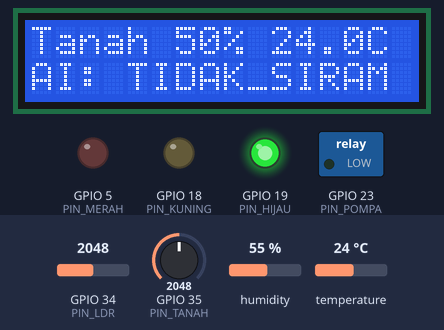
A sketch run on a simulated ESP32. Parts: 16×2 character LCD, switched loads named in the sketch (green lamp = pin HIGH), output pins drawn as LEDs (lit = HIGH). Inputs (shaded band) come from the test bench; at power-on: humidity 55 %, GPIO 35 (PIN_TANAH) = 2048, GPIO 34 (PIN_LDR) = 2048, temperature 24 °C. WiFi joins after 1.5 s; servers stay silent unless stated; random numbers use the default seed unless the sketch sets one; no MQTT or app messages arrive unless stated; what the sketch prints to the serial monitor is not drawn.

Above: at 1.2 s.
1.3 s: humidity set to 41 %
5.3 s: humidity set to 38 %
At 9.3 s:
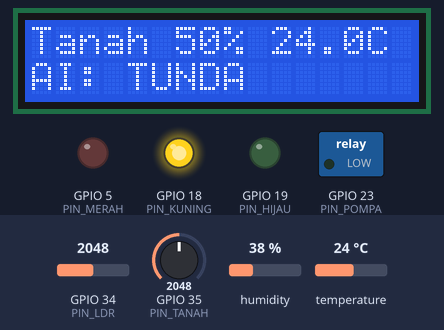
9.6 s: GPIO 35 (PIN_TANAH) set to 1970
At 10.6 s:
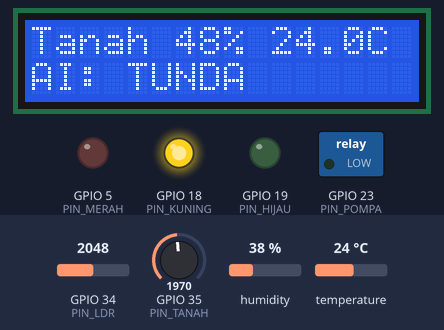
12.3 s: GPIO 35 (PIN_TANAH) set to 1835
At 14.9 s:
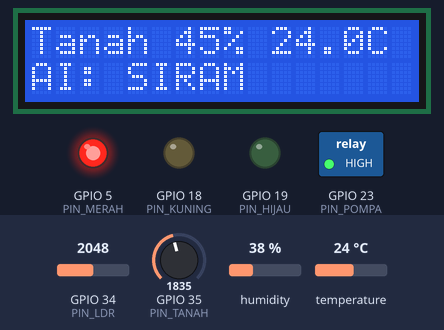
15.6 s: GPIO 34 (PIN_LDR) set to 3072
18.3 s: GPIO 34 (PIN_LDR) set to 3164
At 20.9 s:
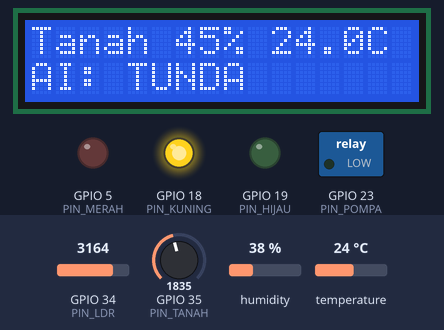
Timing chart, 0 to 22.4 s (numbered marks = the images above; inputs shaded):
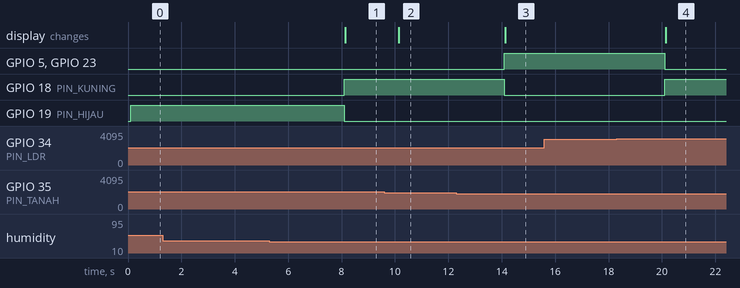

Measured:
- the behaviour switches between 40 and 39 % on humidity (found by bisection; images 0 and 1)
- the behaviour switches between 1906 and 1905 on GPIO 35 (PIN_TANAH) (found by bisection; images 2 and 3)
- the behaviour switches between 3100 and 3101 on GPIO 34 (PIN_LDR) (found by bisection; images 3 and 4)
- after the input at 1.3 s, every drawn part: stays the same
- after the input at 5.3 s, GPIO 18 (PIN_KUNING): LOW → HIGH after 2.8 s; GPIO 19 (PIN_HIJAU): HIGH → LOW after 2.8 s; the display: changes after 2.8 s (image 1)
- after the input at 9.6 s, the display: changes after 0.53 s (image 2)
- after the input at 12.3 s, GPIO 5 (PIN_MERAH), GPIO 23 (PIN_POMPA): LOW → HIGH after 1.8 s; GPIO 18 (PIN_KUNING): HIGH → LOW after 1.8 s; the display: changes after 1.8 s (image 3)
- after the input at 15.6 s, every drawn part: stays the same
- after the input at 18.3 s, GPIO 5 (PIN_MERAH), GPIO 23 (PIN_POMPA): HIGH → LOW after 1.8 s; GPIO 18 (PIN_KUNING): LOW → HIGH after 1.8 s; the display: changes after 1.8 s (image 4)

The sketch:

firmware.ino
```cpp
// Irigasi Cerdas AIoT
// Sensor (tanah, DHT22, LDR) -> ESP32 -> Decision Tree (model.h) -> pompa, LED, LCD -> MQTT -> dashboard.
#include <WiFi.h>
#include <PubSubClient.h>
#include <DHT.h>
#include <Wire.h>
#include <LiquidCrystal_I2C.h>
#include "model.h"

const char *WIFI_SSID = "Wokwi-GUEST";
const char *WIFI_PASS = "";
const char *MQTT_HOST = "broker.hivemq.com";
// Harus sama dengan topik di dashboard/index.html.
const char *TOPIK = "litdih-aiot/irigasi-cerdas/data";

const int PIN_DHT = 32, PIN_LDR = 34, PIN_TANAH = 35;
const int PIN_HIJAU = 19, PIN_KUNING = 18, PIN_MERAH = 5, PIN_POMPA = 23;
const unsigned long INTERVAL_MS = 2000;

// Bacaan sensor tanah (fraksi 0-1 dari skala ADC) saat kering dan basah. Di simulasi sensornya potensiometer.
// Sensor kapasitif asli terbalik (kering sekitar 0,85, basah sekitar 0,35): ukur lalu ganti dua angka ini.
const float TANAH_KERING = 0.0, TANAH_BASAH = 1.0;

DHT dht(PIN_DHT, DHT22);
LiquidCrystal_I2C lcd(0x27, 16, 2);
WiFiClient net;
PubSubClient mqtt(net);

// Rasiometrik: Wokwi memberi potensiometer dan modul LDR skala ini apa pun pin catunya,
// dan di ESP32 asli sensor dicatu 3,3 V sehingga hasilnya sama.
float bacaFraksi(int pin) { return analogRead(pin) / 4095.0; }

float bacaTanah() {
  float persen = (bacaFraksi(PIN_TANAH) - TANAH_KERING) / (TANAH_BASAH - TANAH_KERING) * 100;
  return constrain(persen, 0, 100);
}

// Modul LDR: LDR di sisi bawah pembagi tegangan 10 kOhm. Rumus lux dari dokumentasi Wokwi (gamma 0,7, RL10 50 kOhm).
float bacaLux() {
  float f = bacaFraksi(PIN_LDR);
  if (f >= 0.999) return 0;
  if (f <= 0.0003) return 100000;
  float r = 10000 * f / (1 - f);
  return pow(50000 * pow(10, 0.7) / r, 1 / 0.7);
}

// Vapor Pressure Deficit (kPa), fitur yang sama dengan saat model dilatih.
float hitungVpd(float suhu, float lembap) { return 0.6108 * exp(17.27 * suhu / (suhu + 237.3)) * (1 - lembap / 100); }

void tampilLcd(const char *baris1, const char *baris2) {
  char buf[17];
  snprintf(buf, sizeof buf, "%-16s", baris1);
  lcd.setCursor(0, 0);
  lcd.print(buf);
  snprintf(buf, sizeof buf, "%-16s", baris2);
  lcd.setCursor(0, 1);
  lcd.print(buf);
}

void aturOutput(int keputusan) {
  digitalWrite(PIN_HIJAU, keputusan == 0);
  digitalWrite(PIN_MERAH, keputusan == 1);
  digitalWrite(PIN_KUNING, keputusan == 2);
  digitalWrite(PIN_POMPA, keputusan == 1);
}

void sambungMqtt() {
  static unsigned long coba = 0;
  if (mqtt.connected() || WiFi.status() != WL_CONNECTED || (coba && millis() - coba < 5000)) return;
  coba = millis();
  // ID acak agar beberapa simulasi yang berjalan bersamaan tidak saling memutus di broker.
  String id = "irigasi-" + String(esp_random(), HEX);
  Serial.println(mqtt.connect(id.c_str()) ? "MQTT tersambung" : "MQTT gagal, coba lagi 5 detik");
}

void setup() {
  Serial.begin(115200);
  for (int pin : {PIN_HIJAU, PIN_KUNING, PIN_MERAH, PIN_POMPA}) pinMode(pin, OUTPUT);
  dht.begin();
  lcd.init();
  lcd.backlight();
  tampilLcd("Irigasi Cerdas", "AIoT memulai...");
  WiFi.begin(WIFI_SSID, WIFI_PASS, 6);
  mqtt.setServer(MQTT_HOST, 1883);
}

void loop() {
  sambungMqtt();
  mqtt.loop();

  static unsigned long terakhir = 0;
  if (terakhir && millis() - terakhir < INTERVAL_MS) return;
  terakhir = millis();

  float suhu = dht.readTemperature(), lembap = dht.readHumidity();
  if (isnan(suhu) || isnan(lembap)) {
    // Tanpa data suhu, keputusan tidak bisa dipercaya: pompa dimatikan agar tidak membanjiri lahan.
    aturOutput(-1);
    tampilLcd("DHT22 error", "Pompa OFF");
    Serial.println("{\"error\":\"DHT22 gagal dibaca\",\"pompa\":false}");
    return;
  }
  float tanah = bacaTanah(), lux = bacaLux(), vpd = hitungVpd(suhu, lembap);
  int keputusan = prediksi(tanah, suhu, lembap, lux, vpd);
  aturOutput(keputusan);

  char baris1[17], baris2[17];
  snprintf(baris1, sizeof baris1, "Tanah%3.0f%% %4.1fC", tanah, suhu);
  snprintf(baris2, sizeof baris2, "AI: %s", KELAS[keputusan]);
  tampilLcd(baris1, baris2);

  char json[192];
  snprintf(json, sizeof json,
           "{\"tanah\":%.1f,\"suhu\":%.1f,\"kelembapan\":%.1f,\"lux\":%.0f,\"vpd\":%.2f,\"keputusan\":\"%s\",\"pompa\":%s}",
           tanah, suhu, lembap, lux, vpd, KELAS[keputusan], keputusan == 1 ? "true" : "false");
  Serial.println(json);
  if (mqtt.connected()) mqtt.publish(TOPIK, json);
}
```

model.h
```cpp
// Dibuat otomatis oleh ai/train_model.py. Jangan diedit manual; latih ulang modelnya.
#pragma once

const char *const KELAS[] = {"TIDAK_SIRAM", "SIRAM", "TUNDA"};

// Decision Tree: kedalaman 4, 16 daun.
inline int prediksi(float soil, float temp, float hum, float lux, float vpd) {
  if (soil <= 46.525001525878906) {
    if (soil <= 26.725000381469727) {
      return 1;  // SIRAM
    } else {
      if (lux <= 19.63599967956543) {
        return 2;  // TUNDA
      } else {
        if (vpd <= 2.0255000591278076) {
          return 1;  // SIRAM
        } else {
          return 2;  // TUNDA
        }
      }
    }
  } else {
    if (soil <= 52.114500045776367) {
      if (vpd <= 1.8105000257492065) {
        return 0;  // TIDAK_SIRAM
      } else {
        return 2;  // TUNDA
      }
    } else {
      if (soil <= 58.217500686645508) {
        if (vpd <= 2.3825000524520874) {
          return 0;  // TIDAK_SIRAM
        } else {
          return 2;  // TUNDA
        }
      } else {
        return 0;  // TIDAK_SIRAM
      }
    }
  }
}
```
